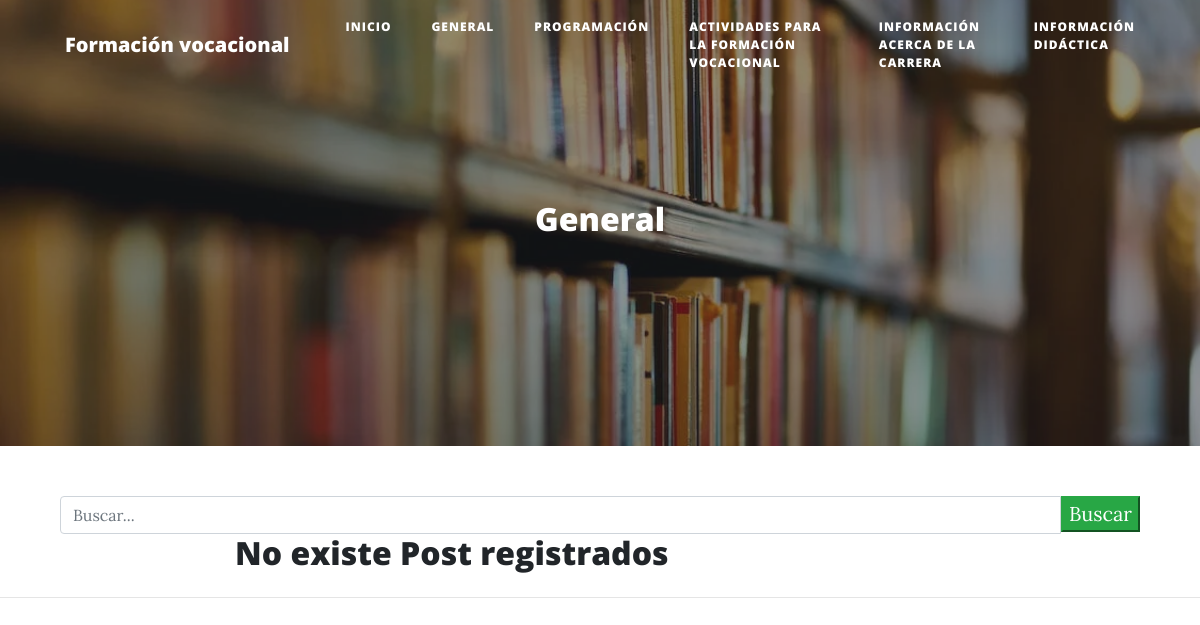
The page /generales/ on the database as committed earlier.
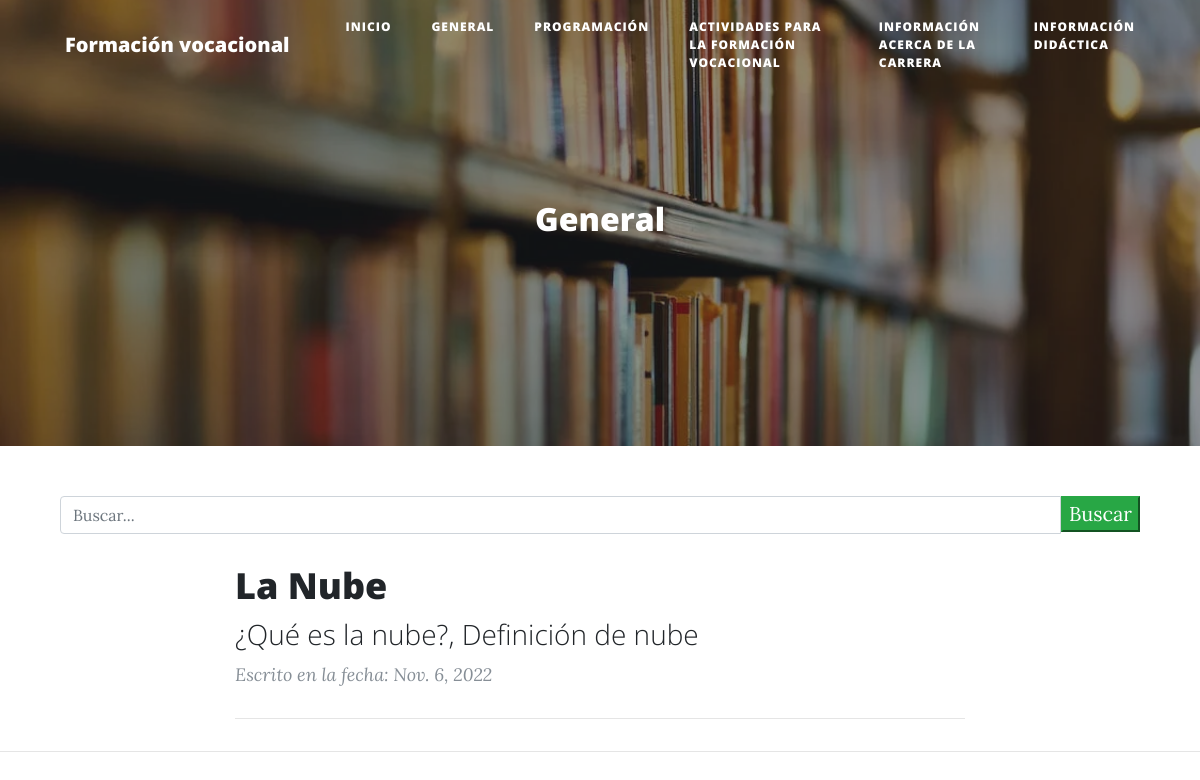
The same page on the database as committed later.
### aplicaciones/blog/models.py (models this page shows, shortened)
class Post(models.Model):
    id = models.AutoField(primary_key=True)
    titulo = models.CharField(max_length=90, blank=False, null=False, verbose_name='Titulo')
    slug = models.CharField(max_length=100, blank=False, null=False, verbose_name='Slugs')
    descripcion = models.CharField(max_length=100, blank=False, null=False, verbose_name='Descripción')
    contenido = RichTextField(verbose_name='Contenido')
    imagen = models.URLField(max_length=9999999 ,blank=False, null=False)
    autor = models.ForeignKey(Autor, on_delete=models.CASCADE)
    categoria = models.ForeignKey(Categoria, on_delete=models.CASCADE)
    estado = models.BooleanField(default=True ,verbose_name='Publicado/No Publicado')
    fecha_creacion = models.DateField(auto_now=False, auto_now_add=True, verbose_name='Fecha de creación')
    class Meta:
        verbose_name = 'Post'
        verbose_name_plural = 'Posts'

### aplicaciones/blog/views.py (the view, shortened to what this page needs)
# urls.py: path('generales/', generales, name='generales'),
def generales(request):
    queryset = request.GET.get("buscar")
    posts = Post.objects.filter(
        estado=True,
        categoria=Categoria.objects.get(nombre='General')
    )
    return render(request, 'generales.html', {'posts': posts})

### Templates/generales.html (shortened to what this page needs)
{% extends 'index.html' %}
{% load staticfiles %}
{% block imagen %}
    {% static 'img/general.jpg' %}
{% endblock imagen %}
{% block titulo_principal %}
    General
{% endblock titulo_principal %}

### Templates/index.html (shortened to what this page needs)
{% load staticfiles %}
<!DOCTYPE html>
<html lang="es">
<head>
    <link href="{% static 'vendor/bootstrap/css/bootstrap.min.css' %}" rel="stylesheet">
    <link href="{% static 'vendor/fontawesome-free/css/all.min.css' %}" rel="stylesheet" type="text/css">
    <link href="{% static 'css/clean-blog.min.css' %}" rel="stylesheet">
</head>
<body>
<nav class="navbar navbar-expand-lg navbar-light fixed-top" id="mainNav">
    <div class="container">
        <a class="navbar-brand" href="{% url 'blog:index' %}">Formación vocacional</a>
        <div class="collapse navbar-collapse" id="navbarResponsive">
            <ul class="navbar-nav ml-auto">
                <li class="nav-item">
                    <a class="nav-link" href="{% url 'blog:index' %}">Inicio</a>
                </li>
                <li class="nav-item">
                    <a class="nav-link" href="{% url 'blog:generales' %}">General</a>
                </li>
                <li class="nav-item">
                    <a class="nav-link" href="{% url 'blog:programacion' %}">Programación</a>
                </li>
                <li class="nav-item">
                    <a class="nav-link" href="{% url 'blog:actividades_formacion' %}">Actividades para la Formación Vocacional</a>
                </li>
                <li class="nav-item">
                    <a class="nav-link" href="{% url 'blog:info_carrera' %}">Información acerca de la carrera</a>
                </li>
                <li class="nav-item">
                    <a class="nav-link" href="{% url 'blog:informacion_didactica' %}">Información Didáctica</a>
                </li>
            </ul>
        </div>
    </div>
</nav>
<header class="masthead"
        style="background-image: url({% block imagen %}{% static 'img/home-bg.jpg' %}{% endblock imagen %})">
    <div class="overlay"></div>
    <div class="container">
        <div class="row">
            <div class="col-lg-8 col-md-10 mx-auto">
                <div class="site-heading">
                    <h2>{% block titulo_principal %}Blog de Formación Vocacional{% endblock titulo_principal %}</h2>
                </div>
            </div>
        </div>
    </div>
</header>
{% block barra_busqueda %}
    <div class="container">
        <div class="row">
            <div class="col-md-12 search">
                <form method="get">
                    <div id="custom-search-input">
                        <div class="input-group col-md-12">
                            <input type="text" class="form-control" placeholder="Buscar..." id="name" name="buscar"
                                   value="{{ request.GET.buscar }}">
                            <span class="input-group-list">
                                <button type="submit" class="button btn-success">Buscar</button>
                            </span>
                        </div>
                    </div>
                </form>
            </div>
        </div>
    </div>
{% endblock barra_busqueda %}
<div class="container">
    <div class="row">
        <div class="col-lg-8 col-md-10 mx-auto">
            {% block contenido %}
                {% if posts %}
                    {% for post in posts %}
                        <div class="post-preview">
                            <a href="{% url 'blog:detalle_post' post.slug %}">
                                <h2 class="post-title">
                                    {{ post.titulo }}
                                </h2>
                                <h3 class="post-subtitle">
                                    {{ post.descripcion }}
                                </h3>
                            </a>
                            <p class="post-meta">Escrito en la fecha: {{ post.fecha_creacion }}</p>
                        </div>
                        <hr>
                    {% endfor %}
                {% else %}
                    <h2>No existe Post registrados</h2>
                {% endif %}
            {% endblock contenido %}
        </div>
    </div>
</div>
<hr>
</body>
</html>

Rows that differ between the two databases and show on the page:
added Post: titulo "La Nube", descripcion "¿Qué es la nube?, Definición de nube", fecha_creacion "Nov. 6, 2022"
Other text that changed with them:
text no longer shown: "No existe Post registrados"
